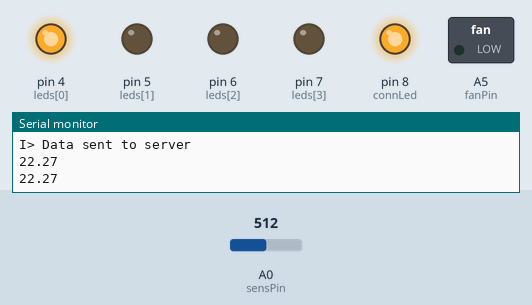
A sketch run on a simulated Arduino Uno, built with avr-gcc and run on an emulated ATmega328P. Shown: switched loads named in the sketch (green lamp = pin HIGH), output pins drawn as LEDs (lit = HIGH), the last lines printed to the serial monitor. The test bench sets the inputs (shaded band); at power-on: A0 (sensPin) = 512. WiFi joins after 1.5 s; servers stay silent unless stated; uploads are accepted with an empty reply; the modem accepts every AT command (registered, SIM ready, sends succeed) and sends nothing else.

Above: at 4.1 s.
4.2 s: A0 (sensPin) set to 306
6.5 s: A0 (sensPin) set to 511
At 22.3 s:
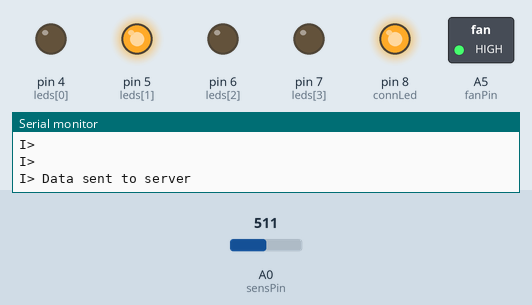
At 37.9 s:
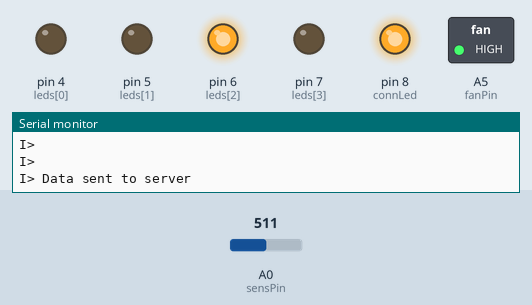
Timing chart, 0 to 38.4 s (numbered marks = the images above; inputs shaded):
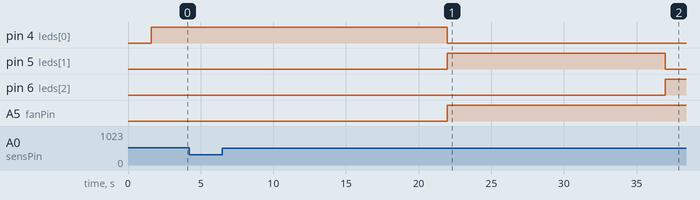

Measured:
- after the input at 6.5 s, pin 4 (leds[0]): HIGH → LOW after 15.5 s; pin 5 (leds[1]): LOW → HIGH after 15.5 s, → LOW 15.0 s later; pin 6 (leds[2]): LOW → HIGH after 30.5 s; A5 (fanPin): LOW → HIGH after 15.5 s

The sketch:

covenant-wifi.ino
```cpp
/*
 *  Project Covenant
 *  2nd Sem CS 145 Capstone 2017-2018
 *  Clemente, Cruz, Daroya, Mariano, Segismundo
 */


 /*
  * LIBRARIES
  */

#include "WiFiEsp.h"
#include "SoftwareSerial.h"


/*
 * DEFINITIONS
 */

#define vardisp(x,y) \
  if (debug_cov) {\
  Serial.print(F(x));\
  Serial.print(F("> "));\
  Serial.println(y);}
#define vardisp2(x,y,z) \
  if (debug_cov) {\
  Serial.print(F(x));\
  Serial.print(F("> "));\
  Serial.print(F(y));\
  Serial.println(z);}
#define var(x) if(debug_cov){ Serial.print(x); }
#define connLed 8
#define sensPin A0
#define fanPin A5
#define fanOff vardisp("I","Turning off fan");\
  digitalWrite(fanPin,LOW);\
  runningFan=false
#define fanOn vardisp("I","Turning on fan");\
  digitalWrite(fanPin,HIGH);\
  runningFan=true
#define sensorRead sensorVal=getReading();\
  var(sensorVal);var("\n");

#define SerialBaud 9600
#define EspBaud 9600

#define wifiSleep ESP8266.println(F("AT+SLEEP=2"));
#define wifiWake ESP8266.println(F("AT+SLEEP=0"));
//causes overheating
//#define wifiMaxpow ESP8266.println(F("AT+RFPOWER=82"));
#define wifiMaxpow ESP8266.println(F("AT+RFPOWER=40"));
#define wifiReset WiFi.reset();wifiMaxpow;


/*
 * PROGRAM SETTINGS
 */

/*const char ssid[]                     = "cs131";
const char pass[]                     = "urd1(31)4me<3";*/
const char ssid[]                     = "retardis";
const char pass[]                     = "sigepala";
const char host[]                     = "immense-plateau-44759.herokuapp.com";
const int port                        = 80;
const unsigned long readInterval      = 1000L;
const unsigned long reconnectTimeout  = 60000L;
const int maxTries                    = 1;
const bool integerValue               = true;
const double R0                       = 0.35;
const double threshold                = 7;
const bool usePing                    = false;
const char* pingServer                = "1.1.1.1";
//const char* pingServer                = "dcs.upd.edu.ph";
const bool debug_cov                  = true;


/*
 * MISC. GLOBALS
 */

SoftwareSerial ESP8266(2,3);
WiFiEspClient client;
int wifiStatus = WL_IDLE_STATUS;
unsigned long lastReadTime = 0;
unsigned long lastTransTime = 0;
unsigned long lastResetTime = 0;
unsigned long lastWifiTime = 0;
double sensorVal = 0;
bool sensorOnly = false;
bool runningFan = false;
int state = 0;
const int leds[] = {4,5,6,7};
//const unsigned long ledTimes[] = {120000,240000,360000};
const unsigned long ledTimes[] = {15000,30000,45000};


/*
 * FUNCTIONS
 */


void setup() {
  pinMode(sensPin, INPUT);
  pinMode(fanPin, OUTPUT);
  for (int i=0; i<=3; i++) {
    pinMode(leds[i], OUTPUT);
    digitalWrite(leds[i], LOW);
  }
  pinMode(connLed, OUTPUT);

  Serial.begin(SerialBaud);
  while (!Serial);
  vardisp("\nI", "Serial port ready");

  ESP8266.begin(EspBaud);  // ESP-12E only supports up to 9600 baud
  while (!ESP8266);
  vardisp("I", "WiFi serial port ready");

  vardisp("I", "Initializing WiFi serial port");
  WiFi.init(&ESP8266);
  vardisp("I", "WiFi serial port initialized");

  if (WiFi.status() == WL_NO_SHIELD) {
    vardisp("E", "WiFi shield not present");
    vardisp("W", "Board will now run in sensor-only mode");
    sensorOnly = true;
    lastWifiTime = millis();
  }

  if (!sensorOnly) {
    wifiMaxpow;
    if (tryWifiConn()) {
      printWifiStatus();
    }
    else {
      vardisp("W", "Board will now run in sensor-only mode");
      sensorOnly = true;
      lastWifiTime = millis();
    }
  }

  sensorRead;
  if (sensorVal >= threshold) {
    state = 1;
    lastTransTime = millis();
  }
  lastReadTime = millis() - readInterval - 100;
  setLed(0);

  if (!sensorOnly) {
    httpRequest();
  }
}

void loop() {
  bool isTransition = false;
  unsigned long currTime = millis();

  if (currTime - lastReadTime > readInterval) {
    sensorRead;
    unsigned long t = currTime - lastTransTime;
    if (sensorVal >= threshold) {
      if (state == 0) {
        vardisp("I", "Sensor level threshold reached, starting countdown");
        setLed(0);
        isTransition = true;
        state = 1;
        lastTransTime = currTime;
        t = 0;
        vardisp("S", state);
      }
      if (t <= ledTimes[0]){
        setLed(0);
        if (state != 1) {
          isTransition = true;
          vardisp("S", state);
          state = 1;
        }
      }
      else if (t > ledTimes[0] && t <= ledTimes[1]){
        setLed(1);
        if (state != 2) {
          isTransition = true;
          vardisp("S", state);
          state = 2;
        }
        if (!runningFan) {
          fanOn;
        }
      }
      else if (t > ledTimes[1] && t <= ledTimes[2]){
        setLed(2);
        if (state != 3) {
          isTransition = true;
          vardisp("S", state);
          state = 3;
        }
      }
      else if (t > ledTimes[2]){
        setLed(3);
        if (state != 4) {
          isTransition = true;
          vardisp("S", state);
          state = 4;
        }
      }
    }
    else {
      if (state != 0) {
        vardisp("I", "Sensor level below threshold, stopping countdown");
        setLed(0);
        isTransition = true;
        state = 0;
        vardisp("S", state);
        lastResetTime = currTime;
      }
      if (currTime - lastResetTime > ledTimes[0]) {
        if (runningFan) {
          fanOff;
        }
      }
    }
    lastReadTime = currTime;
  }

  if (!sensorOnly) {
    if (currTime - lastWifiTime > reconnectTimeout || isTransition) {
      httpRequest();
    }
  }
  else {
    if (currTime - lastWifiTime > reconnectTimeout) {
      if (usePing) {
        if (!WiFi.ping(pingServer)) {
          if (tryWifiConn()) {
            vardisp("I", "Board will now run in WiFi polling mode");
            printWifiStatus();
            digitalWrite(connLed, HIGH);
            sensorOnly = false;
            isTransition = true;
          }
        }
      }
      else {
        if (tryWifiConn()) {
          vardisp("I", "Board will now run in WiFi polling mode");
          printWifiStatus();
          digitalWrite(connLed, HIGH);
          sensorOnly = false;
          isTransition = true;
        }
      }
      if (isTransition) {
        httpRequest();
      }
    }
  }
}


double getReading() {
  double val = analogRead(sensPin);
  double sensVolt = (val/1024.0)*5.0;
  double rs = (5.0-sensVolt)/sensVolt;
  double ratio = rs/R0;
  double ppm = 50.0 * pow((1.667 / ratio), 1.0/0.6661);
  return ppm;
}

void setLed(int i) {
  if (i < 0) {
    for (int j=0; j<=3; j++) {
      digitalWrite(leds[j], LOW);
    }
  }
  for (int j=0; j<=3; j++) {
    if (i == j) {
      digitalWrite(leds[j], HIGH);
    }
    else {
      digitalWrite(leds[j], LOW);
    }
  }
}

bool tryWifiConn() {
  wifiWake;
  int tries = 0;
  do {
    WiFi.disconnect();
    if (tries < maxTries) {
      vardisp2("I", "Connecting to SSID: ", ssid);
      wifiStatus = WiFi.begin(ssid, pass);
      tries += 1;
    }
    else {
      wifiReset;
      vardisp("E", "Can't connect to SSID");
      digitalWrite(connLed, LOW);
      wifiSleep;
      return false;
    }
    vardisp("T", tries);
  } while (wifiStatus != WL_CONNECTED);
  vardisp("I", "Connected to SSID");
  if (usePing) {
    vardisp("I", "Checking Internet connection");
    if (WiFi.ping(pingServer)) {
      digitalWrite(connLed, HIGH);
      vardisp("I", "Connected to the Internet");
    } else {
      digitalWrite(connLed, LOW);
      vardisp("W", "Not connected to the Internet");
      wifiSleep;
      return false;
    }
  }
  return true;
}

void httpRequest() {
  wifiWake;
  vardisp("I", "Connecting to server:");
  vardisp2("I", "Hostname: ", host);
  vardisp2("I", "Port: ", port);
  int stat = 1;
  if (!client.connected()) {
    client.stop();
    stat = client.connect(host,port);
    delay(1000);
  }
  if (stat) {
    if (usePing) {
      if (!WiFi.ping(pingServer)) {
        digitalWrite(connLed, LOW);
        vardisp("W", "Internet connection lost");
        vardisp("W", "Board will now run in sensor-only mode");
        lastWifiTime = millis();
        digitalWrite(connLed, LOW);
        sensorOnly = true;
      }
    }
    vardisp("I", "Connected, sending data to server");
    digitalWrite(connLed, HIGH);

    client.print("POST /api/v1/reading HTTP/1.1\r\nHost: ");
    vardisp("I","");
    client.print(host);
    vardisp("I","");
    client.print("\r\nUser-Agent: ACEduino/2.1\r\n");
    vardisp("I","");
    client.print("Content-Type: application/json\r\n"
      "Content-Length: ");
    vardisp("I","");

    char* postdata1 = (char*) malloc(sizeof(char) * 50);
    sprintf_P(postdata1, PSTR("{\""));
    if (debug_cov) {
      sprintf_P(postdata1, PSTR("%s%s\":%s"), postdata1, "hardware_id", "12345");
      sprintf_P(postdata1, PSTR("%s,\"%s\":%s"), postdata1, "token", "7397");
    }
    else {
      sprintf_P(postdata1, PSTR("%s%s\":%s"), postdata1, "hardware_id", "145");
      sprintf_P(postdata1, PSTR("%s,\"%s\":%d"), postdata1, "token", "145");
    }
    char* postdata2 = (char*) malloc(sizeof(char) * 50);
    if (integerValue) {
      sprintf_P(postdata2, PSTR(",\"%s\":%d"), "analog_reading", (int)round(sensorVal));
    }
    else {
      char str_temp[8];
      dtostrf(sensorVal, 4, 2, str_temp);
      sprintf_P(postdata2, PSTR(",\"%s\":%s"), "analog_reading", str_temp);
    }
    if (state > 0) {
      sprintf_P(postdata2, PSTR("%s,\"%s\":%d"), postdata2, "threshold", state-1);
    }
    else {
      sprintf_P(postdata2, PSTR("%s,\"%s\":%d"), postdata2, "threshold", state);
    }
    sprintf_P(postdata2, PSTR("%s}"), postdata2);

    client.print(strlen(postdata1) + strlen(postdata2));
    vardisp("I","");
    client.print("\r\nConnection: close\r\n\r\n");
    vardisp("I","");
    client.print(postdata1);
    vardisp("I","");
    client.print(postdata2);
    vardisp("I","");
    free(postdata1);
    free(postdata2);
    client.flush();
    vardisp("I", "Data sent to server");
  }
  else {
    vardisp("W", "Connection to server failed");
    digitalWrite(connLed, LOW);
    vardisp("I", "Resetting WiFi module");
    wifiWake;
    wifiReset;
    if (tryWifiConn()) {
      printWifiStatus();
    }
    else {
      digitalWrite(connLed, LOW);
      vardisp("W", "Board will now run in sensor-only mode");
      lastWifiTime = millis();
      sensorOnly = true;
    }
  }
  wifiSleep;
}

void printWifiStatus() {
  vardisp2("I", "SSID: ", WiFi.SSID());
  vardisp2("I", "IP: ", WiFi.localIP());
}
```
